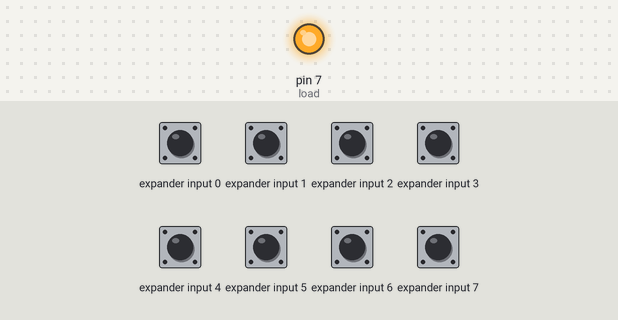
Bench run of a sketch on a simulated Arduino Uno, built with avr-gcc and run on an emulated ATmega328P. Parts: output pins drawn as LEDs (lit = HIGH). Wiring (inferred from the names in the program): input shift register (74HC165): load pin 4; clock pin 6; serial out pin 5; CE pin 4. The test bench sets the inputs (shaded band); at power-on: expander input 0–7 HIGH. Pins used as bus, display or sensor lines are not drawn; what the sketch prints to the serial monitor is not drawn.

Above: at 0.1 s.
Timing chart, 0 to 1.6 s (numbered marks = the images above):
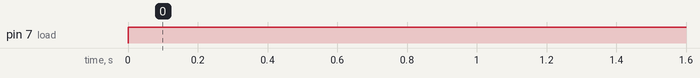

The sketch:

reed_interface.ino
```cpp
int load = 7;
int clockEnablePin = 4;
int dataIn = 5;
int clockIn = 6;

void setup() {
  Serial.begin(115200);
  pinMode(load, OUTPUT);
  pinMode(clockEnablePin, OUTPUT);
  pinMode(clockIn, OUTPUT);
  pinMode(dataIn, INPUT);
}

void loop() {
  digitalWrite(load, LOW);
  delayMicroseconds(5);
  digitalWrite(load, HIGH);
  delayMicroseconds(5);

  digitalWrite(clockIn, HIGH);
  digitalWrite(clockEnablePin, LOW);
  byte incoming = shiftIn(dataIn, clockIn, LSBFIRST);
  digitalWrite(clockEnablePin, HIGH);

  Serial.print("State: ");
  Serial.println(incoming, BIN);
  delay(200);
}
```

Measured:
- by itself, pin 7 (load): LOW → HIGH at 0.00 s
